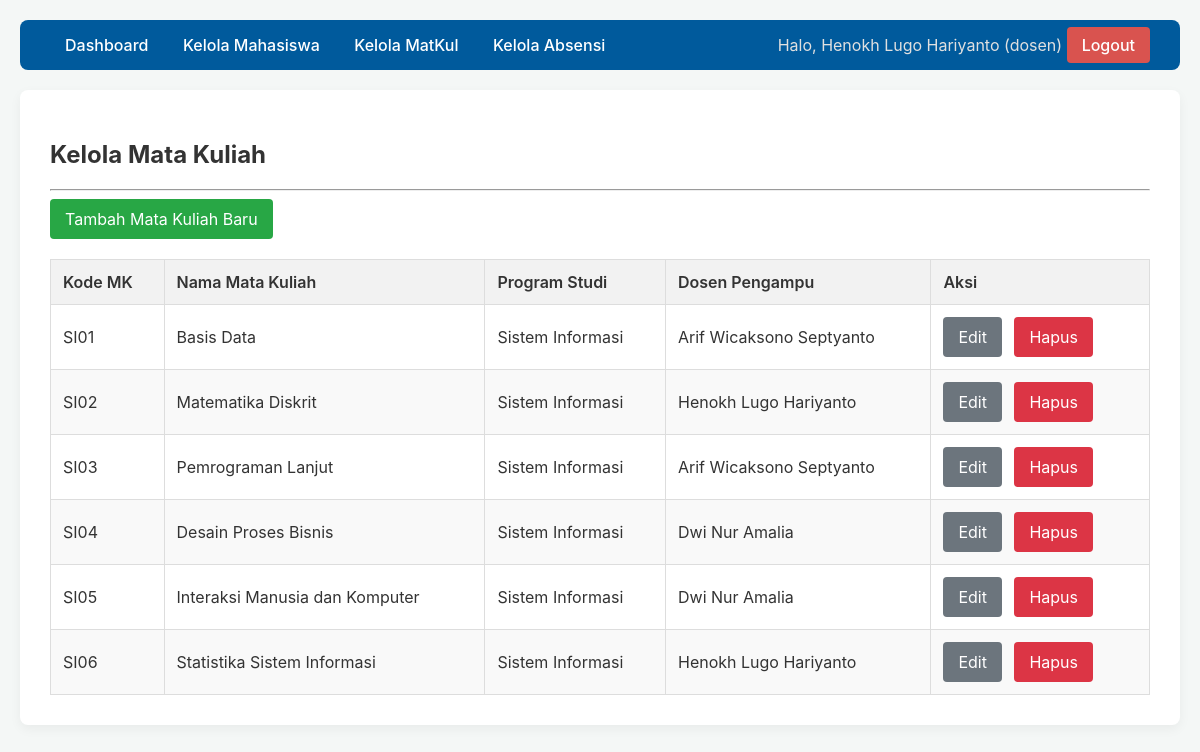
Screenshot of /dosen/kelola_mk.php (signed in) with the database file from the repository.
### tables this page shows
CREATE TABLE dosen (
  id_dosen int NOT NULL,
  nip varchar(20) NOT NULL,
  nama_dosen varchar(100) NOT NULL
);

CREATE TABLE mata_kuliah (
  id_mk int NOT NULL,
  kode_mk varchar(20) NOT NULL,
  nama_mk varchar(100) NOT NULL,
  id_prodi int DEFAULT NULL,
  id_dosen_pengampu int DEFAULT NULL
);

CREATE TABLE program_studi (
  id_prodi int NOT NULL,
  nama_prodi varchar(100) NOT NULL
);

### dosen/kelola_mk.php (the view, shortened to what this page needs)
<?php
require __DIR__ . '/../templates/header.php';
$stmt = $pdo->query("
    SELECT mk.id_mk, mk.kode_mk, mk.nama_mk, p.nama_prodi, d.nama_dosen
    FROM mata_kuliah mk
    LEFT JOIN program_studi p ON mk.id_prodi = p.id_prodi
    LEFT JOIN dosen d ON mk.id_dosen_pengampu = d.id_dosen
    ORDER BY mk.kode_mk ASC
");
$mk_list = $stmt->fetchAll();
?>
<h2>Kelola Mata Kuliah</h2>
<hr>
<a href="tambah_mk.php" class="btn btn-success">Tambah Mata Kuliah Baru</a>
<table>
    <thead>
        <tr>
            <th>Kode MK</th>
            <th>Nama Mata Kuliah</th>
            <th>Program Studi</th>
            <th>Dosen Pengampu</th>
            <th>Aksi</th>
        </tr>
    </thead>
    <tbody>
        <?php if (empty($mk_list)): ?>
            <tr>
                <td colspan="5">Belum ada data mata kuliah.</td>
            </tr>
        <?php else: ?>
            <?php foreach ($mk_list as $mk): ?>
                <tr>
                    <td><?= htmlspecialchars($mk['kode_mk']) ?></td>
                    <td><?= htmlspecialchars($mk['nama_mk']) ?></td>
                    <td><?= htmlspecialchars($mk['nama_prodi'] ?? 'N/A') ?></td>
                    <td><?= htmlspecialchars($mk['nama_dosen'] ?? 'N/A') ?></td>
                    <td class="actions">
                        <a href="edit_mk.php?id=<?= $mk['id_mk'] ?>" class="btn btn-secondary">Edit</a>
                        <a href="hapus_mk.php?id=<?= $mk['id_mk'] ?>" class="btn btn-danger" onclick="return confirm('Yakin ingin menghapus mata kuliah ini?')">Hapus</a>
                    </td>
                </tr>
            <?php endforeach; ?>
        <?php endif; ?>
    </tbody>
</table>
<?php require __DIR__ . '/../templates/footer.php'; ?>

### templates/header.php (shortened to what this page needs)
<?php
require_once __DIR__ . '/../config/database.php';
$current_user = null;
$current_role = null;
if (isset($_SESSION['id_user'])) {
    $current_role = $_SESSION['role'];
    if ($current_role == 'dosen') {
        $stmt = $pdo->prepare("SELECT d.* FROM users u JOIN dosen d ON u.id_dosen = d.id_dosen WHERE u.id_user = ?");
        $stmt->execute([$_SESSION['id_user']]);
        $current_user = $stmt->fetch();
        $current_user['display_name'] = $current_user['nama_dosen'];
    }
}
?>
<!DOCTYPE html>
<html lang="id">
<head>
    <link rel="stylesheet" href="../assets/style.css">
</head>
<body>
<nav>
    <div>
        <?php if ($current_role == 'dosen'): ?>
            <a href="../dosen/index.php">Dashboard</a>
            <a href="../dosen/kelola_mahasiswa.php">Kelola Mahasiswa</a>
            <a href="../dosen/kelola_mk.php">Kelola MatKul</a>
            <a href="../dosen/kelola_absensi.php">Kelola Absensi</a>
        <?php elseif ($current_role == 'mahasiswa'): ?>
            <a href="../mahasiswa/index.php">Dashboard</a>
            <a href="../mahasiswa/isi_absensi.php">Isi Absensi</a>
            <a href="../mahasiswa/riwayat.php">Riwayat Absensi</a>
        <?php else: ?>
            <a href="../auth/login.php">Login</a>
        <?php endif; ?>
    </div>
    <div>
        <?php if ($current_user): ?>
            <span class="user-info">Halo, <?= htmlspecialchars($current_user['display_name']) ?> (<?= $current_role ?>)</span>
            <a href="../auth/logout.php" class="logout">Logout</a>
        <?php endif; ?>
    </div>
</nav>
<div class="container">

### assets/style.css (style rules this page uses)
body { font-family: -apple-system, BlinkMacSystemFont, "Segoe UI", Roboto, Helvetica, Arial, sans-serif; background-color: #f4f7f6; margin: 0; padding: 20px; color: #333; }
nav { background-color: #005a9c; padding: 15px 30px; border-radius: 8px; margin-bottom: 20px; display: flex; justify-content: space-between; align-items: center; }
nav a { color: white; text-decoration: none; padding: 8px 15px; border-radius: 4px; font-weight: 500; }
nav .user-info { color: #e0e0e0; }
nav .logout { background-color: #d9534f; }
.container { background-color: #ffffff; padding: 30px; border-radius: 8px; box-shadow: 0 4px 12px rgba(0, 0, 0, 0.05); }
.btn { background-color: #007bff; color: white; padding: 10px 15px; border: none; border-radius: 4px; cursor: pointer; font-size: 16px; text-decoration: none; display: inline-block; }
.btn-success { background-color: #28a745; }
.btn-danger { background-color: #dc3545; }
.btn-secondary { background-color: #6c757d; }
table { width: 100%; border-collapse: collapse; margin-top: 20px; }
table th, table td { border: 1px solid #ddd; padding: 12px; text-align: left; }
table th { background-color: #f2f2f2; font-weight: 600; }
table tr:nth-child(even) { background-color: #f9f9f9; }
table .actions a { margin-right: 8px; text-decoration: none; }

### rows the page displays
dosen: nama_dosen "Henokh Lugo Hariyanto"
mata_kuliah: kode_mk "SI01", nama_mk "Basis Data", id_prodi.nama_prodi "Sistem Informasi", id_dosen_pengampu.nama_dosen "Arif Wicaksono Septyanto"
mata_kuliah: kode_mk "SI02", nama_mk "Matematika Diskrit", id_prodi.nama_prodi "Sistem Informasi", id_dosen_pengampu.nama_dosen "Henokh Lugo Hariyanto"
mata_kuliah: kode_mk "SI03", nama_mk "Pemrograman Lanjut", id_prodi.nama_prodi "Sistem Informasi", id_dosen_pengampu.nama_dosen "Arif Wicaksono Septyanto"
mata_kuliah: kode_mk "SI04", nama_mk "Desain Proses Bisnis", id_prodi.nama_prodi "Sistem Informasi", id_dosen_pengampu.nama_dosen "Dwi Nur Amalia"
mata_kuliah: kode_mk "SI05", nama_mk "Interaksi Manusia dan Komputer", id_prodi.nama_prodi "Sistem Informasi", id_dosen_pengampu.nama_dosen "Dwi Nur Amalia"
mata_kuliah: kode_mk "SI06", nama_mk "Statistika Sistem Informasi", id_prodi.nama_prodi "Sistem Informasi", id_dosen_pengampu.nama_dosen "Henokh Lugo Hariyanto"

### other values shown
$current_role "dosen"
